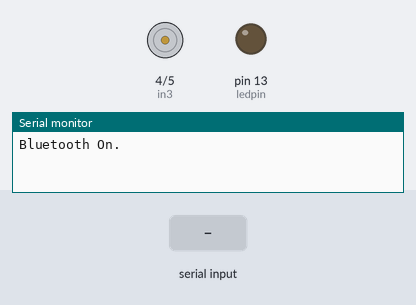
A sketch run on a simulated Arduino Uno, built with avr-gcc and run on an emulated ATmega328P. On the bench: motor-driver pin pairs drawn as motors (green arrow = first pin HIGH = forward, orange = second pin HIGH = backward, longer = more drive), output pins drawn as LEDs (lit = HIGH), the last lines printed to the serial monitor. The inputs (shaded band) are chosen by the test bench. Pins used as bus, display or sensor lines are not drawn.

Above: at 1.2 s.
1.3 s: "1" received over Serial
At 2.1 s:
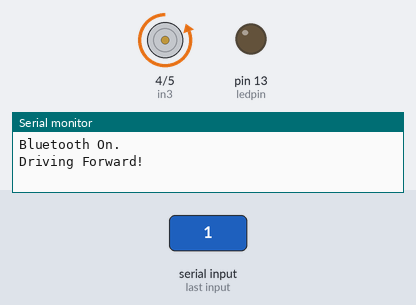
2.9 s: "2" received over Serial
At 3.3 s:
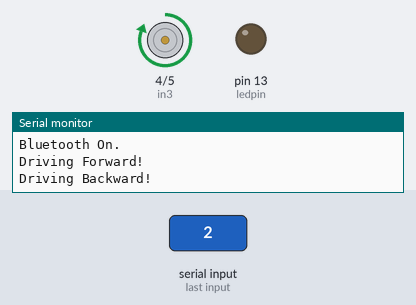
4.4 s: "3" received over Serial
At 5.7 s:
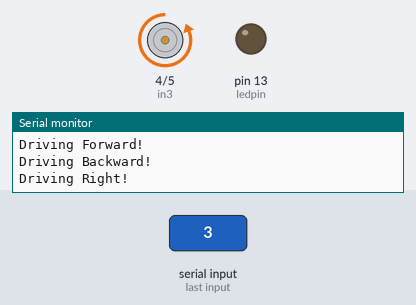
Timing chart, 0 to 7.4 s (numbered marks = the images above; inputs shaded):
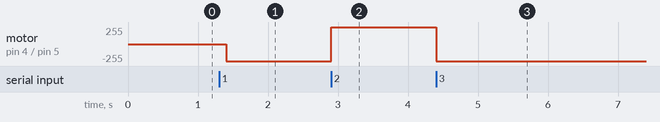

Measured:
- after the input at 1.3 s, motor on pin 4 (in3) / pin 5 (in4): stopped → backward 255/255 after 0.10 s
- after the input at 2.9 s, motor on pin 4 (in3) / pin 5 (in4): backward 255/255 → forward 255/255 at once
- after the input at 4.4 s, motor on pin 4 (in3) / pin 5 (in4): forward 255/255 → backward 255/255 at once

The sketch:

2nd-draft-Drive-Car.ino
```cpp
//Date Updated: 4/2/23

#include <DRV8835MotorShield.h>

int ledpin = 13;    // led on D13 will show blink on / off
int BluetoothData;  // the data given from Computer

int rxPin = 2;
int txPin = 3;

int in1 = 2;
int in2 = 3;
int in3 = 4;
int in4 = 5;

int in5;
int in6;
int in7;
int in8;


void setup() {

  Serial.begin(9600);
  Serial.println("Bluetooth On.");
  pinMode(ledpin, OUTPUT);

  pinMode(rxPin, INPUT);
  pinMode(txPin, OUTPUT);

  pinMode(in1, OUTPUT);
  pinMode(in2, OUTPUT);
  pinMode(in3, OUTPUT);
  pinMode(in4, OUTPUT);

}

void loop() {

  if (Serial.available()) {
    BluetoothData = Serial.read();
    if (BluetoothData == '1') {  // if number 1 is pressed ....

      digitalWrite(ledpin, 1);
      digitalWrite(in1, HIGH);
      digitalWrite(in2, LOW);

      digitalWrite(in3, LOW);
      digitalWrite(in4, HIGH);
      Serial.println("Driving Forward!");
      digitalWrite(ledpin, 0);
    }

    if (BluetoothData == '2') {  // if number 2 is pressed ....

      digitalWrite(ledpin, 1);
      digitalWrite(in1, LOW);
      digitalWrite(in2, HIGH);

      digitalWrite(in3, HIGH);
      digitalWrite(in4, LOW);
      Serial.println("Driving Backward!");
      digitalWrite(ledpin, 0);
    }

    if (BluetoothData == '3') {  // if number 2 is pressed ....

      digitalWrite(ledpin, 1);
      digitalWrite(in1, LOW);
      digitalWrite(in2, HIGH);

      digitalWrite(in3, LOW);
      digitalWrite(in4, HIGH);
      Serial.println("Driving Right!");
      digitalWrite(ledpin, 0);
    }

    if (BluetoothData == '4') {  // if number 2 is pressed ....

      digitalWrite(ledpin, 1);
      digitalWrite(in1, HIGH);
      digitalWrite(in2, LOW);

      digitalWrite(in3, HIGH);
      digitalWrite(in4, LOW);
      Serial.println("Driving Left!");
      digitalWrite(ledpin, 0);
    }

    if (BluetoothData == '5') {  // if number 2 is pressed ....

      digitalWrite(ledpin, 1);
      digitalWrite(in1, LOW);
      digitalWrite(in2, LOW);

      digitalWrite(in3, LOW);
      digitalWrite(in4, LOW);
      Serial.println("Driving Nowhere!");
      digitalWrite(ledpin, 0);
    }

  }
  delay(100);  // prepare for next input ...
}
```
